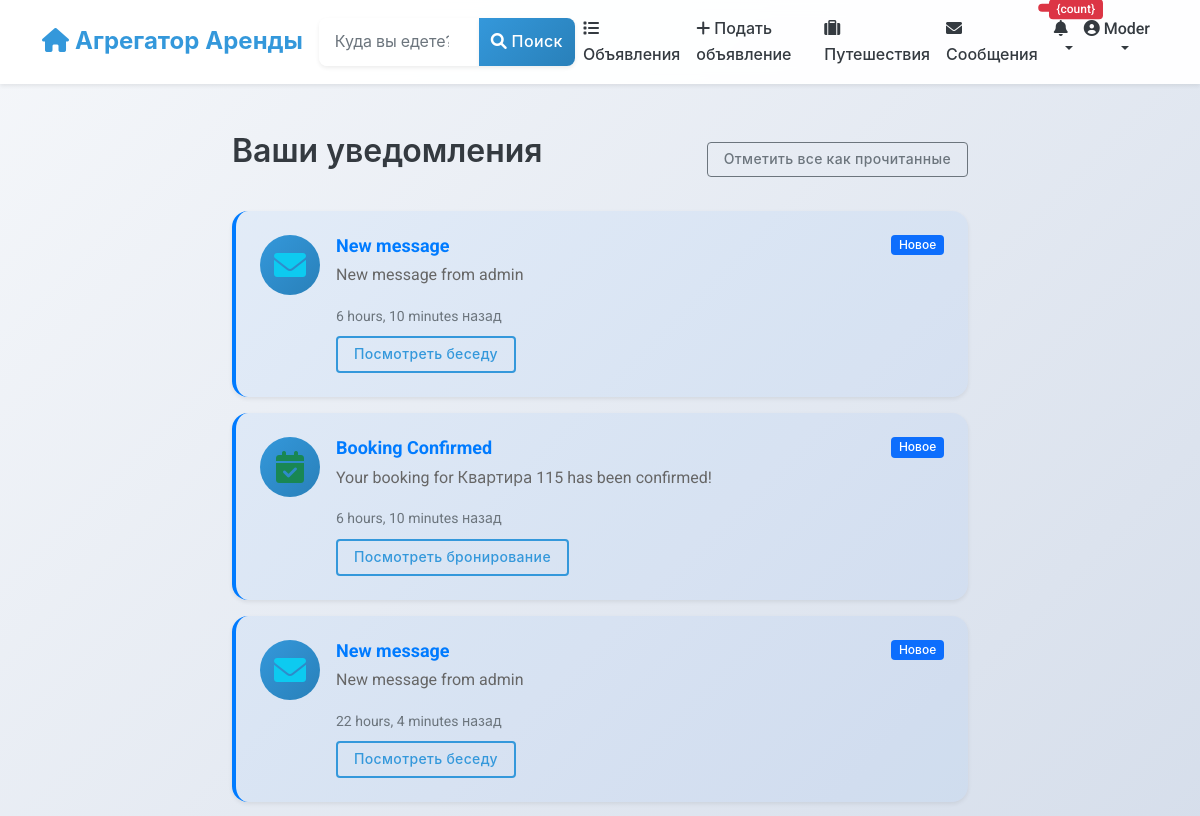
The page /notifications/ (signed in, upper part) on the database as committed earlier.
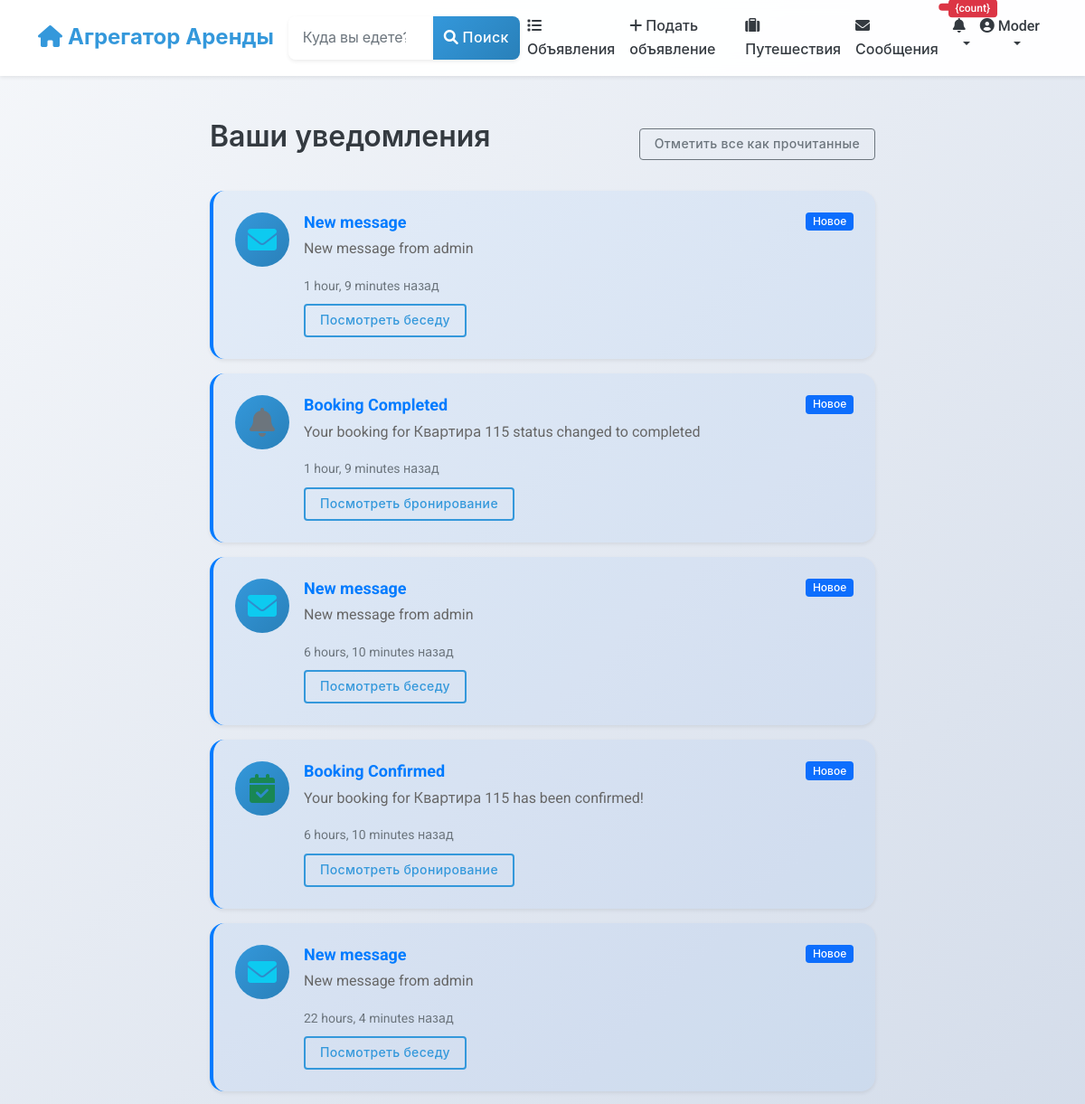
The same page on the database as committed later.
### notifications/models.py (models this page shows, shortened)
class Notification(models.Model):
    NOTIFICATION_TYPES = [
        ('booking_request', _('Booking Request')),
        ('booking_confirmed', _('Booking Confirmed')),
        ('booking_canceled', _('Booking Canceled')),
        ('message_received', _('Message Received')),
        ('review_received', _('Review Received')),
        ('listing_approved', _('Listing Approved')),
        ('payment_received', _('Payment Received')),
        ('system', _('System Notification')),
    ]
    user = models.ForeignKey(
        settings.AUTH_USER_MODEL,
        on_delete=models.CASCADE,
        related_name='notifications',
        verbose_name=_("User")
    )
    notification_type = models.CharField(
        _("Notification Type"),
        max_length=30,
        choices=NOTIFICATION_TYPES
    )
    title = models.CharField(_("Title"), max_length=255)
    message = models.TextField(_("Message"))
    is_read = models.BooleanField(_("Is Read"), default=False)
    booking = models.ForeignKey(
        'listings.Booking',
        on_delete=models.CASCADE,
        related_name='notifications',
        null=True,
        blank=True,
        verbose_name=_("Related Booking")
    )
    listing = models.ForeignKey(
        'listings.Listing',
        on_delete=models.CASCADE,
        related_name='notifications',
        null=True,
        blank=True,
        verbose_name=_("Related Listing")
    )
    conversation = models.ForeignKey(
        'chat.Conversation',
        on_delete=models.CASCADE,
        related_name='notifications',
        null=True,
        blank=True,
        verbose_name=_("Related Conversation")
    )
    review = models.ForeignKey(
        'listings.Review',
        on_delete=models.CASCADE,
        related_name='notifications',
        null=True,
        blank=True,
        verbose_name=_("Related Review")
    )
    created_at = models.DateTimeField(_("Created At"), auto_now_add=True)
    class Meta:
        verbose_name = _("Notification")
        verbose_name_plural = _("Notifications")
        ordering = ['-created_at']

### notifications/views.py (the view)
# urls.py: path('', views.notification_list, name='notification_list'),
@login_required
def notification_list(request):
    notifications = request.user.notifications.all().order_by('-created_at')
    return render(request, 'notifications/notification_list.html', {
        'notifications': notifications
    })

### notifications/templatetags/notify_tags.py (called while the page is built)
@register.simple_tag(takes_context=True)
def notification_count(context):
    user = context['request'].user
    if user.is_authenticated:
        count = user.notifications.filter(is_read=False).count()
        return count
    return 0

### notifications/templates/notifications/notification_list.html (shortened to what the changed rows need)
{% extends 'base.html' %}
{% block content %}
<div class="container mt-4">
    <div class="row">
        <div class="col-md-8 mx-auto">
            <div class="d-flex justify-content-between align-items-center mb-4">
                <h2>Ваши уведомления</h2>
            </div>
            {% if notifications %}
                {% for notification in notifications %}
                <div class="card mb-3 notification-card {% if not notification.is_read %}border-primary{% endif %}"
                     data-notification-id="{{ notification.id }}">
                    <div class="card-body">
                        <div class="d-flex">
                            <div class="notification-icon me-3">
                                {% if notification.notification_type == 'booking_request' %}
                                    <i class="fas fa-calendar-plus text-primary fa-2x"></i>
                                {% elif notification.notification_type == 'booking_confirmed' %}
                                    <i class="fas fa-calendar-check text-success fa-2x"></i>
                                {% elif notification.notification_type == 'message_received' %}
                                    <i class="fas fa-envelope text-info fa-2x"></i>
                                {% elif notification.notification_type == 'review_received' %}
                                    <i class="fas fa-star text-warning fa-2x"></i>
                                {% elif notification.notification_type == 'listing_approved' %}
                                    <i class="fas fa-check-circle text-success fa-2x"></i>
                                {% else %}
                                    <i class="fas fa-bell text-secondary fa-2x"></i>
                                {% endif %}
                            </div>
                            <div class="flex-grow-1">
                                <div class="d-flex justify-content-between align-items-start mb-2">
                                    <h5 class="card-title mb-0 {% if not notification.is_read %}fw-bold{% endif %}">
                                        {{ notification.title }}
                                    </h5>
                                    {% if not notification.is_read %}
                                        <span class="badge bg-primary">Новое</span>
                                    {% endif %}
                                </div>
                                <p class="card-text">{{ notification.message }}</p>
                                <small class="text-muted">{{ notification.created_at|timesince }} назад</small>
                                {% if notification.booking %}
                                    <div class="mt-2">
                                        <a href="{% url 'listings:booking_detail' reference=notification.booking.booking_reference %}"
                                           class="btn btn-sm btn-outline-primary">Посмотреть бронирование</a>
                                    </div>
                                {% elif notification.listing %}
                                    <div class="mt-2">
                                        <a href="{% url 'listings:listing_detail' pk=notification.listing.pk %}"
                                           class="btn btn-sm btn-outline-primary">Посмотреть объявление</a>
                                    </div>
                                {% elif notification.conversation %}
                                    <div class="mt-2">
                                        <a href="{% url 'chat:conversation_detail' pk=notification.conversation.pk %}"
                                           class="btn btn-sm btn-outline-primary">Посмотреть беседу</a>
                                    </div>
                                {% endif %}
                            </div>
                        </div>
                    </div>
                </div>
                {% endfor %}
            {% else %}
                <div class="empty-state">
                    <i class="fas fa-bell-slash fa-3x"></i>
                    <h4>Пока нет уведомлений</h4>
                    <p>Здесь вы увидите уведомления о бронированиях, сообщениях и многом другом.</p>
                </div>
            {% endif %}
        </div>
    </div>
</div>
{% endblock %}

Rows that differ between the two databases and show on the page:
added Notification: notification_type "message_received" (drawn), title "New message", is_read "Новое", message "New message from admin", created_at "1 hour, 9 minutes", shows "Посмотреть беседу"
added Notification: notification_type "system" (drawn), title "Booking Completed", is_read "Новое", message "Your booking for Квартира 115 status changed to completed", created_at "1 hour, 9 minutes", shows "Посмотреть бронирование"
